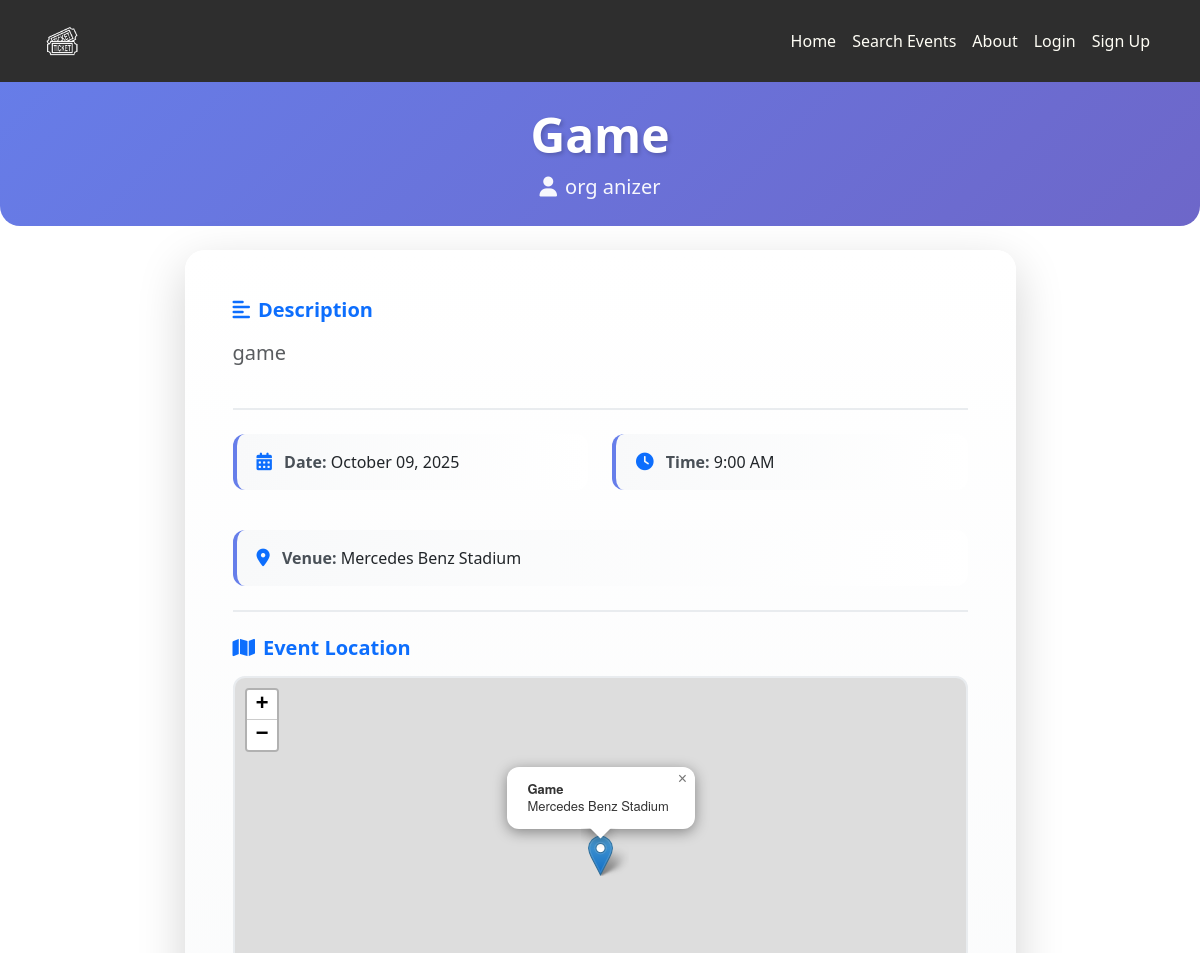
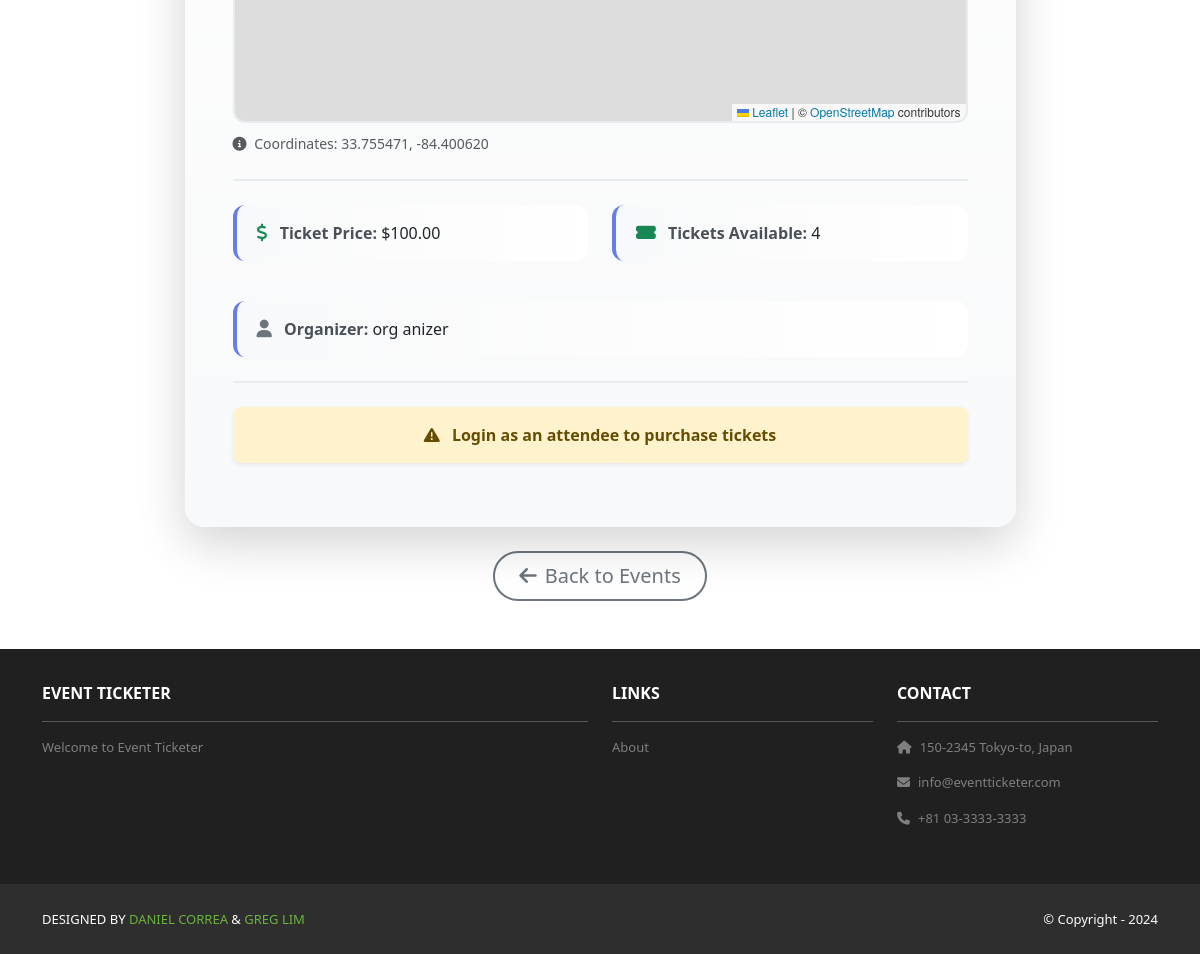
The app's page /events/6/ with its own data (2 pictures, top to bottom).
### home/models.py (models this page shows, shortened)
class Event(models.Model):
    MODERATION_STATUS_CHOICES = [
        ('pending', 'Pending Review'),
        ('approved', 'Approved'),
        ('rejected', 'Rejected'),
    ]
    title = models.CharField(max_length=200)
    description = models.TextField()
    date = models.DateField()
    time = models.TimeField()
    venue = models.CharField(max_length=300)
    latitude = models.DecimalField(max_digits=9, decimal_places=6, null=True, blank=True)
    longitude = models.DecimalField(max_digits=9, decimal_places=6, null=True, blank=True)
    ticket_price = models.DecimalField(max_digits=10, decimal_places=2)
    ticket_availability = models.PositiveIntegerField()
    organizer = models.ForeignKey(User, on_delete=models.CASCADE, related_name='organized_events')
    created_at = models.DateTimeField(auto_now_add=True)
    updated_at = models.DateTimeField(auto_now=True)
    is_published = models.BooleanField(default=True)
    moderation_status = models.CharField(
        max_length=20,
        choices=MODERATION_STATUS_CHOICES,
        default='pending',
        help_text='Status of event moderation review'
    )
    moderation_notes = models.TextField(
        blank=True,
        null=True,
        help_text='Admin notes about moderation decision'
    )
    moderated_by = models.ForeignKey(
        User,
        on_delete=models.SET_NULL,
        null=True,
        blank=True,
        related_name='moderated_events',
        help_text='Administrator who reviewed this event'
    )
    moderated_at = models.DateTimeField(null=True, blank=True)
    class Meta:
        ordering = ['-created_at']

### home/views.py (the view)
# urls.py: path('events/<int:event_id>/', views.event_detail, name='home.event_detail'),
def event_detail(request, event_id):
    event = get_object_or_404(Event, id=event_id)
    template_data = {'title': event.title}
    has_purchased = False
    if request.user.is_authenticated:
        has_purchased = Order.objects.filter(
            attendee=request.user,
            event=event,
            status='paid'
        ).exists()
    return render(request, 'home/event_detail.html', {
        'template_data': template_data,
        'event': event,
        'has_purchased': has_purchased
    })

### home/templates/home/event_detail.html (shortened to what this page needs)
{% extends 'base.html' %}
{% load static %}
{% block content %}
<link rel="stylesheet" href="https://unpkg.com/leaflet@1.9.4/dist/leaflet.css"
/>
<header class="masthead bg-event-detail-header text-white text-center py-4 mb-4">
    <div class="container">
        <div class="row">
            <div class="col-lg-10 mx-auto">
                <h1 class="display-5 fw-bold mb-2" style="text-shadow: 2px 2px 4px rgba(0, 0, 0, 0.2);">
                    {{ event.title }}
                </h1>
                <p class="lead mb-0">
                    <i class="fas fa-user me-2"></i>{{ event.organizer.get_full_name|default:event.organizer.username }}
                </p>
            </div>
        </div>
    </div>
</header>
<div class="container mb-5">
    <div class="row justify-content-center">
        <div class="col-md-10 col-lg-9">
            <div class="card shadow-lg border-0 event-detail-card">
                <div class="card-body p-5">
                    <div class="event-details">
                        <div class="detail-section mb-4">
                            <h5 class="fw-bold mb-3 text-primary">
                                <i class="fas fa-align-left me-2"></i>Description
                            </h5>
                            <p class="lead text-muted">{{ event.description }}</p>
                        </div>
                        <div class="row mb-4">
                            <div class="col-md-6 mb-3">
                                <div class="detail-box">
                                    <i class="fas fa-calendar-alt me-2 text-primary"></i>
                                    <strong>Date:</strong> {{ event.date|date:"F d, Y" }}
                                </div>
                            </div>
                            <div class="col-md-6 mb-3">
                                <div class="detail-box">
                                    <i class="fas fa-clock me-2 text-primary"></i>
                                    <strong>Time:</strong> {{ event.time|time:"g:i A" }}
                                </div>
                            </div>
                        </div>
                        <div class="detail-section mb-4">
                            <div class="detail-box">
                                <i class="fas fa-map-marker-alt me-2 text-primary"></i>
                                <strong>Venue:</strong> {{ event.venue }}
                            </div>
                        </div>
                        {% if event.latitude and event.longitude %}
                        <div class="detail-section mb-4">
                            <h5 class="fw-bold mb-3 text-primary">
                                <i class="fas fa-map me-2"></i>Event Location
                            </h5>
                            <div id="map" style="height: 400px; border-radius: 12px; border: 2px solid #e9ecef;"></div>
                            <div class="mt-2">
                                <small class="text-muted">
                                    <i class="fas fa-info-circle me-1"></i>
                                    Coordinates: {{ event.latitude }}, {{ event.longitude }}
                                </small>
                            </div>
                        </div>
                        {% endif %}
                        <div class="row mb-4">
                            <div class="col-md-6 mb-3">
                                <div class="detail-box">
                                    <i class="fas fa-dollar-sign me-2 text-success"></i>
                                    <strong>Ticket Price:</strong> ${{ event.ticket_price }}
                                </div>
                            </div>
                            <div class="col-md-6 mb-3">
                                <div class="detail-box">
                                    <i class="fas fa-ticket-alt me-2 text-success"></i>
                                    <strong>Tickets Available:</strong> {{ event.ticket_availability }}
                                </div>
                            </div>
                        </div>
                        <div class="detail-section mb-4">
                            <div class="detail-box">
                                <i class="fas fa-user me-2 text-secondary"></i>
                                <strong>Organizer:</strong> {{ event.organizer.get_full_name|default:event.organizer.username }}
                            </div>
                        </div>
                        {% if user.is_authenticated and user.userprofile.user_type == 'attendee' %}
                            {% if event.ticket_availability > 0 %}
                            <div class="mt-4">
                                <form method="post" action="{% url 'home.add_to_cart' event.id %}" id="cartForm">
                                    {% csrf_token %}
                                    <div class="row g-2 align-items-center">
                                        <div class="col-auto">
                                            <label for="quantity" class="col-form-label fw-semibold">Quantity</label>
                                        </div>
                                        <div class="col-auto">
                                            <input type="number" id="quantity" name="quantity" min="1" max="{{ event.ticket_availability }}" value="1" class="form-control" style="width: 120px;">
                                        </div>
                                        <div class="col-auto">
                                            <button type="submit" class="btn btn-success btn-lg rounded-pill px-4">
                                                <i class="fas fa-cart-plus me-2"></i>Add to Cart
                                            </button>
                                        </div>
                                        <div class="col-auto">
                                            <button type="button" class="btn btn-primary btn-lg rounded-pill px-4" onclick="document.getElementById('buyForm').submit();">
                                                <i class="fas fa-shopping-cart me-2"></i>Buy Now
                                            </button>
                                        </div>
                                        <div class="col-12 mt-2 text-muted small">
                                            Max available: {{ event.ticket_availability }}
                                        </div>
                                    </div>
                                </form>
                                <form method="post" action="{% url 'home.buy_ticket' event.id %}" id="buyForm" style="display: none;">
                                    {% csrf_token %}
                                    <input type="hidden" name="quantity" id="buyQuantity" value="1">
                                </form>
                            </div>
                            <script>
                                // Sync quantity between forms
                                document.getElementById('quantity').addEventListener('input', function() {
                                    document.getElementById('buyQuantity').value = this.value;
                                });
                            </script>
                            {% else %}
                            <div class="alert alert-warning text-center shadow-sm border-0 rounded-3 mt-4" role="alert">
                                <i class="fas fa-exclamation-triangle me-2"></i>
                                <strong>Tickets are sold out for this event</strong>
                            </div>
                            {% endif %}
                            {% if has_purchased %}
                            <div class="mt-3 pt-3 border-top">
                                <a href="{% url 'home.chat_room_detail' event.id %}" class="btn btn-info btn-lg rounded-pill px-4 w-100">
                                    <i class="fas fa-comments me-2"></i>Chat with Other Attendees
                                </a>
                            </div>
                            {% endif %}
                        {% else %}
                        <div class="alert alert-warning text-center shadow-sm border-0 rounded-3 mt-4" role="alert">
                            <i class="fas fa-exclamation-triangle me-2"></i>
                            <strong>Login as an attendee to purchase tickets</strong>
                        </div>
                        {% endif %}
                    </div>
                </div>
            </div>
            <div class="text-center mt-4">
                <a href="{% url 'home.index' %}" class="btn btn-outline-secondary btn-lg rounded-pill px-4">
                    <i class="fas fa-arrow-left me-2"></i>Back to Events
                </a>
            </div>
        </div>
    </div>
</div>
{% endblock %}

### home/templates/home/event_detail.html (style rules this page uses)
.bg-event-detail-header { background: linear-gradient(135deg, #667eea 0%, #764ba2 100%); background-attachment: fixed; background-size: cover; border-radius: 0 0 20px 20px; }
.bg-event-detail-header h1 { animation: fadeInDown 0.6s ease-out; }
.bg-event-detail-header .lead { animation: fadeInUp 0.6s ease-out 0.2s both; opacity: 0.95; }
.event-detail-card { border-radius: 20px; background: linear-gradient(to bottom, #ffffff 0%, #f8f9fa 100%); animation: fadeIn 0.6s ease-out; }
.detail-section { border-bottom: 2px solid #e9ecef; padding-bottom: 1.5rem; margin-bottom: 1.5rem; }
.detail-box { padding: 1rem 1.25rem; background: linear-gradient(to right, #f8f9fa 0%, #ffffff 100%); border-radius: 12px; border-left: 4px solid #667eea; transition: all 0.3s ease; }
.detail-box i { font-size: 1.1rem; }
.detail-box strong { color: #495057; font-weight: 600; }
.btn-outline-secondary { border-radius: 50px; border-width: 2px; font-weight: 500; transition: all 0.3s ease; }
.alert-warning { border-left: 4px solid #ffc107; border-radius: 12px; }

### records on screen
Event: title "Game", organizer.get_full_name "org anizer", description "game", date "October 09, 2025", time "9:00 AM", venue "Mercedes Benz Stadium", latitude "33.755471", longitude "-84.400620", ticket_price "100.00", ticket_availability "4"
